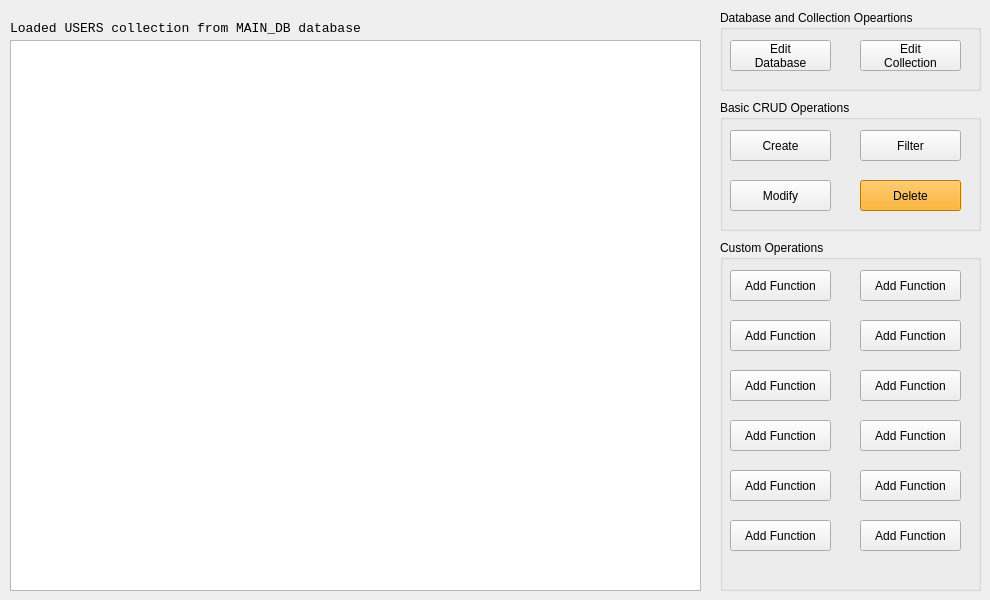
    <widget class="QWidget" name="mainTab">
     <property name="styleSheet">
      <string notr="true"/>
     </property>
     <attribute name="title">
      <string>Main</string>
     </attribute>
     <widget class="QTableWidget" name="mainTableWidget">
      <property name="geometry">
       <rect>
        <x>10</x>
        <y>40</y>
        <width>691</width>
        <height>551</height>
       </rect>
      </property>
      <property name="font">
       <font>
        <family>Consolas</family>
       </font>
      </property>
      <property name="toolTip">
       <string/>
      </property>
      <property name="toolTipDuration">
       <number>-1</number>
      </property>
      <property name="whatsThis">
       <string/>
      </property>
      <property name="autoFillBackground">
       <bool>false</bool>
      </property>
      <property name="styleSheet">
       <string notr="true"/>
      </property>
      <property name="inputMethodHints">
       <set>Qt::ImhUppercaseOnly</set>
      </property>
      <property name="frameShadow">
       <enum>QFrame::Sunken</enum>
      </property>
     </widget>
     <widget class="QGroupBox" name="databaseAndCollectionsOperationsGroupBox">
      <property name="geometry">
       <rect>
        <x>720</x>
        <y>10</y>
        <width>261</width>
        <height>81</height>
       </rect>
      </property>
      <property name="styleSheet">
       <string notr="true"/>
      </property>
      <property name="title">
       <string>Database and Collection Opeartions</string>
      </property>
      <widget class="QPushButton" name="editDatabaseButton">
       <property name="geometry">
        <rect>
         <x>10</x>
         <y>30</y>
         <width>101</width>
         <height>31</height>
        </rect>
       </property>
       <property name="cursor">
        <cursorShape>PointingHandCursor</cursorShape>
       </property>
       <property name="styleSheet">
        <string notr="true"/>
       </property>
       <property name="text">
        <string>Edit
Database</string>
       </property>
       <property name="default">
        <bool>false</bool>
       </property>
       <property name="flat">
        <bool>false</bool>
       </property>
      </widget>
      <widget class="QPushButton" name="editCollectionButton">
       <property name="geometry">
        <rect>
         <x>140</x>
         <y>30</y>
         <width>101</width>
         <height>31</height>
        </rect>
       </property>
       <property name="cursor">
        <cursorShape>PointingHandCursor</cursorShape>
       </property>
       <property name="styleSheet">
        <string notr="true"/>
       </property>
       <property name="text">
        <string>Edit
Collection</string>
       </property>
       <property name="default">
        <bool>false</bool>
       </property>
       <property name="flat">
        <bool>false</bool>
       </property>
      </widget>
     </widget>
     <widget class="QGroupBox" name="crudOperationsGroupBox">
      <property name="geometry">
       <rect>
        <x>720</x>
        <y>100</y>
        <width>261</width>
        <height>131</height>
       </rect>
      </property>
      <property name="styleSheet">
       <string notr="true"/>
      </property>
      <property name="title">
       <string>Basic CRUD Operations</string>
      </property>
      <widget class="QPushButton" name="filterButton">
       <property name="geometry">
        <rect>
         <x>140</x>
         <y>30</y>
         <width>101</width>
         <height>31</height>
        </rect>
       </property>
       <property name="cursor">
        <cursorShape>PointingHandCursor</cursorShape>
       </property>
       <property name="styleSheet">
        <string notr="true"/>
       </property>
       <property name="text">
        <string>Filter</string>
       </property>
       <property name="default">
        <bool>false</bool>
       </property>
       <property name="flat">
        <bool>false</bool>
       </property>
      </widget>
      <widget class="QPushButton" name="createButton">
       <property name="geometry">
        <rect>
         <x>10</x>
         <y>30</y>
         <width>101</width>
         <height>31</height>
        </rect>
       </property>
       <property name="cursor">
        <cursorShape>PointingHandCursor</cursorShape>
       </property>
       <property name="styleSheet">
        <string notr="true"/>
       </property>
       <property name="text">
        <string>Create</string>
       </property>
       <property name="default">
        <bool>false</bool>
       </property>
       <property name="flat">
        <bool>false</bool>
       </property>
      </widget>
      <widget class="QPushButton" name="deleteButton">
       <property name="geometry">
        <rect>
         <x>140</x>
         <y>80</y>
         <width>101</width>
         <height>31</height>
        </rect>
       </property>
       <property name="cursor">
        <cursorShape>PointingHandCursor</cursorShape>
       </property>
       <property name="styleSheet">
        <string notr="true">QPushButton#deleteButton {
	background-color: orange;
}

QPushButton#deleteButton:hover {
	background-color: rgb(255, 50, 25);
}

QPushButton#deleteButton:pressed {
	background-color: rgb(255, 25, 0);
}</string>
       </property>
       <property name="text">
        <string>Delete</string>
       </property>
       <property name="default">
        <bool>false</bool>
       </property>
       <property name="flat">
        <bool>false</bool>
       </property>
      </widget>
      <widget class="QPushButton" name="modifyButton">
       <property name="geometry">
        <rect>
         <x>10</x>
         <y>80</y>
         <width>101</width>
         <height>31</height>
        </rect>
       </property>
       <property name="cursor">
        <cursorShape>PointingHandCursor</cursorShape>
       </property>
       <property name="styleSheet">
        <string notr="true"/>
       </property>
       <property name="text">
        <string>Modify</string>
       </property>
       <property name="default">
        <bool>false</bool>
       </property>
       <property name="flat">
        <bool>false</bool>
       </property>
      </widget>
     </widget>
     <widget class="QGroupBox" name="customOperationsGroupBox">
      <property name="geometry">
       <rect>
        <x>720</x>
        <y>240</y>
        <width>261</width>
        <height>351</height>
       </rect>
      </property>
      <property name="styleSheet">
       <string notr="true"/>
      </property>
      <property name="title">
       <string>Custom Operations</string>
      </property>
      <widget class="QPushButton" name="functionOneButton">
       <property name="geometry">
        <rect>
         <x>10</x>
         <y>30</y>
         <width>101</width>
         <height>31</height>
        </rect>
       </property>
       <property name="cursor">
        <cursorShape>PointingHandCursor</cursorShape>
       </property>
       <property name="styleSheet">
        <string notr="true"/>
       </property>
       <property name="text">
        <string>Add Function</string>
       </property>
       <property name="default">
        <bool>false</bool>
       </property>
       <property name="flat">
        <bool>false</bool>
       </property>
      </widget>
      <widget class="QPushButton" name="functionSevenButton">
       <property name="geometry">
        <rect>
         <x>140</x>
         <y>30</y>
         <width>101</width>
         <height>31</height>
        </rect>
       </property>
       <property name="cursor">
        <cursorShape>PointingHandCursor</cursorShape>
       </property>
       <property name="styleSheet">
        <string notr="true"/>
       </property>
       <property name="text">
        <string>Add Function</string>
       </property>
       <property name="default">
        <bool>false</bool>
       </property>
       <property name="flat">
        <bool>false</bool>
       </property>
      </widget>
      <widget class="QPushButton" name="functionEightButton">
       <property name="geometry">
        <rect>
         <x>140</x>
         <y>80</y>
         <width>101</width>
         <height>31</height>
        </rect>
       </property>
       <property name="cursor">
        <cursorShape>PointingHandCursor</cursorShape>
       </property>
       <property name="styleSheet">
        <string notr="true"/>
       </property>
       <property name="text">
        <string>Add Function</string>
       </property>
       <property name="default">
        <bool>false</bool>
       </property>
       <property name="flat">
        <bool>false</bool>
       </property>
      </widget>
      <widget class="QPushButton" name="functionTwoButton">
       <property name="geometry">
        <rect>
         <x>10</x>
         <y>80</y>
         <width>101</width>
         <height>31</height>
        </rect>
       </property>
       <property name="cursor">
        <cursorShape>PointingHandCursor</cursorShape>
       </property>
       <property name="styleSheet">
        <string notr="true"/>
       </property>
       <property name="text">
        <string>Add Function</string>
       </property>
       <property name="default">
        <bool>false</bool>
       </property>
       <property name="flat">
        <bool>false</bool>
       </property>
      </widget>
      <widget class="QPushButton" name="functionTenButton">
       <property name="geometry">
        <rect>
         <x>140</x>
         <y>180</y>
         <width>101</width>
         <height>31</height>
        </rect>
       </property>
       <property name="cursor">
        <cursorShape>PointingHandCursor</cursorShape>
       </property>
       <property name="styleSheet">
        <string notr="true"/>
       </property>
       <property name="text">
        <string>Add Function</string>
       </property>
       <property name="default">
        <bool>false</bool>
       </property>
       <property name="flat">
        <bool>false</bool>
       </property>
      </widget>
      <widget class="QPushButton" name="functionNineButton">
       <property name="geometry">
        <rect>
         <x>140</x>
         <y>130</y>
         <width>101</width>
         <height>31</height>
        </rect>
       </property>
       <property name="cursor">
        <cursorShape>PointingHandCursor</cursorShape>
       </property>
       <property name="styleSheet">
        <string notr="true"/>
       </property>
       <property name="text">
        <string>Add Function</string>
       </property>
       <property name="default">
        <bool>false</bool>
       </property>
       <property name="flat">
        <bool>false</bool>
       </property>
      </widget>
      <widget class="QPushButton" name="functionFourButton">
       <property name="geometry">
        <rect>
         <x>10</x>
         <y>180</y>
         <width>101</width>
         <height>31</height>
        </rect>
       </property>
       <property name="cursor">
        <cursorShape>PointingHandCursor</cursorShape>
       </property>
       <property name="styleSheet">
        <string notr="true"/>
       </property>
       <property name="text">
        <string>Add Function</string>
       </property>
       <property name="default">
        <bool>false</bool>
       </property>
       <property name="flat">
        <bool>false</bool>
       </property>
      </widget>
      <widget class="QPushButton" name="functionThreeButton">
       <property name="geometry">
        <rect>
         <x>10</x>
         <y>130</y>
         <width>101</width>
         <height>31</height>
        </rect>
       </property>
       <property name="cursor">
        <cursorShape>PointingHandCursor</cursorShape>
       </property>
       <property name="styleSheet">
        <string notr="true"/>
       </property>
       <property name="text">
        <string>Add Function</string>
       </property>
       <property name="default">
        <bool>false</bool>
       </property>
       <property name="flat">
        <bool>false</bool>
       </property>
      </widget>
      <widget class="QPushButton" name="functionTwelveButton">
       <property name="geometry">
        <rect>
         <x>140</x>
         <y>280</y>
         <width>101</width>
         <height>31</height>
        </rect>
       </property>
       <property name="cursor">
        <cursorShape>PointingHandCursor</cursorShape>
       </property>
       <property name="styleSheet">
        <string notr="true"/>
       </property>
       <property name="text">
        <string>Add Function</string>
       </property>
       <property name="default">
        <bool>false</bool>
       </property>
       <property name="flat">
        <bool>false</bool>
       </property>
      </widget>
      <widget class="QPushButton" name="functionElevenButton">
       <property name="geometry">
        <rect>
         <x>140</x>
         <y>230</y>
         <width>101</width>
         <height>31</height>
        </rect>
       </property>
       <property name="cursor">
        <cursorShape>PointingHandCursor</cursorShape>
       </property>
       <property name="styleSheet">
        <string notr="true"/>
       </property>
       <property name="text">
        <string>Add Function</string>
       </property>
       <property name="default">
        <bool>false</bool>
       </property>
       <property name="flat">
        <bool>false</bool>
       </property>
      </widget>
      <widget class="QPushButton" name="functionSixButton">
       <property name="geometry">
        <rect>
         <x>10</x>
         <y>280</y>
         <width>101</width>
         <height>31</height>
        </rect>
       </property>
       <property name="cursor">
        <cursorShape>PointingHandCursor</cursorShape>
       </property>
       <property name="styleSheet">
        <string notr="true"/>
       </property>
       <property name="text">
        <string>Add Function</string>
       </property>
       <property name="default">
        <bool>false</bool>
       </property>
       <property name="flat">
        <bool>false</bool>
       </property>
      </widget>
      <widget class="QPushButton" name="functionFiveButton">
       <property name="geometry">
        <rect>
         <x>10</x>
         <y>230</y>
         <width>101</width>
         <height>31</height>
        </rect>
       </property>
       <property name="cursor">
        <cursorShape>PointingHandCursor</cursorShape>
       </property>
       <property name="styleSheet">
        <string notr="true"/>
       </property>
       <property name="text">
        <string>Add Function</string>
       </property>
       <property name="default">
        <bool>false</bool>
       </property>
       <property name="flat">
        <bool>false</bool>
       </property>
      </widget>
     </widget>
     <widget class="QLabel" name="loadedFromLabel">
      <property name="geometry">
       <rect>
        <x>10</x>
        <y>20</y>
        <width>691</width>
        <height>16</height>
       </rect>
      </property>
      <property name="font">
       <font>
        <family>Consolas</family>
        <pointsize>10</pointsize>
       </font>
      </property>
      <property name="text">
       <string>Loaded USERS collection from MAIN_DB database</string>
      </property>
     </widget>
    </widget>
